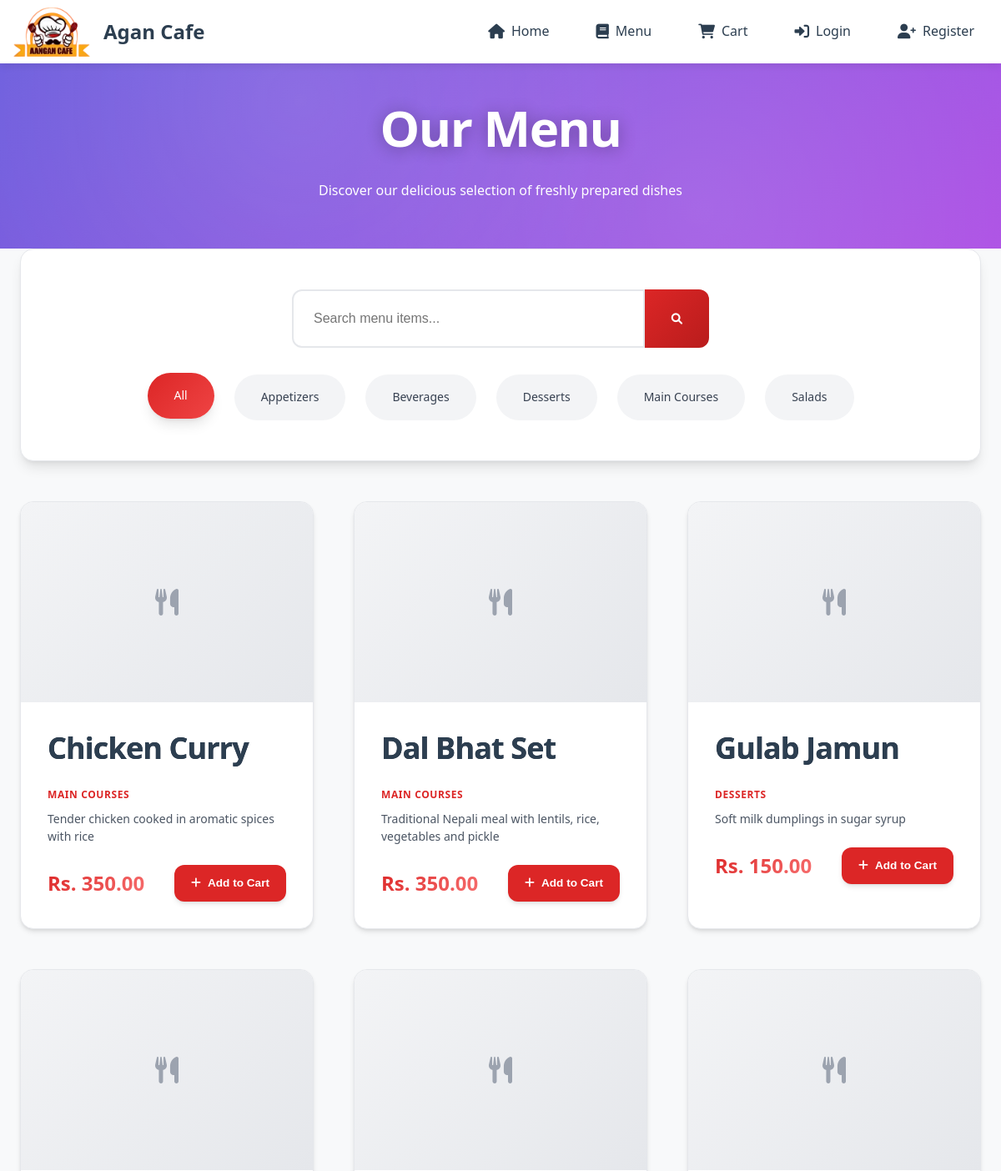
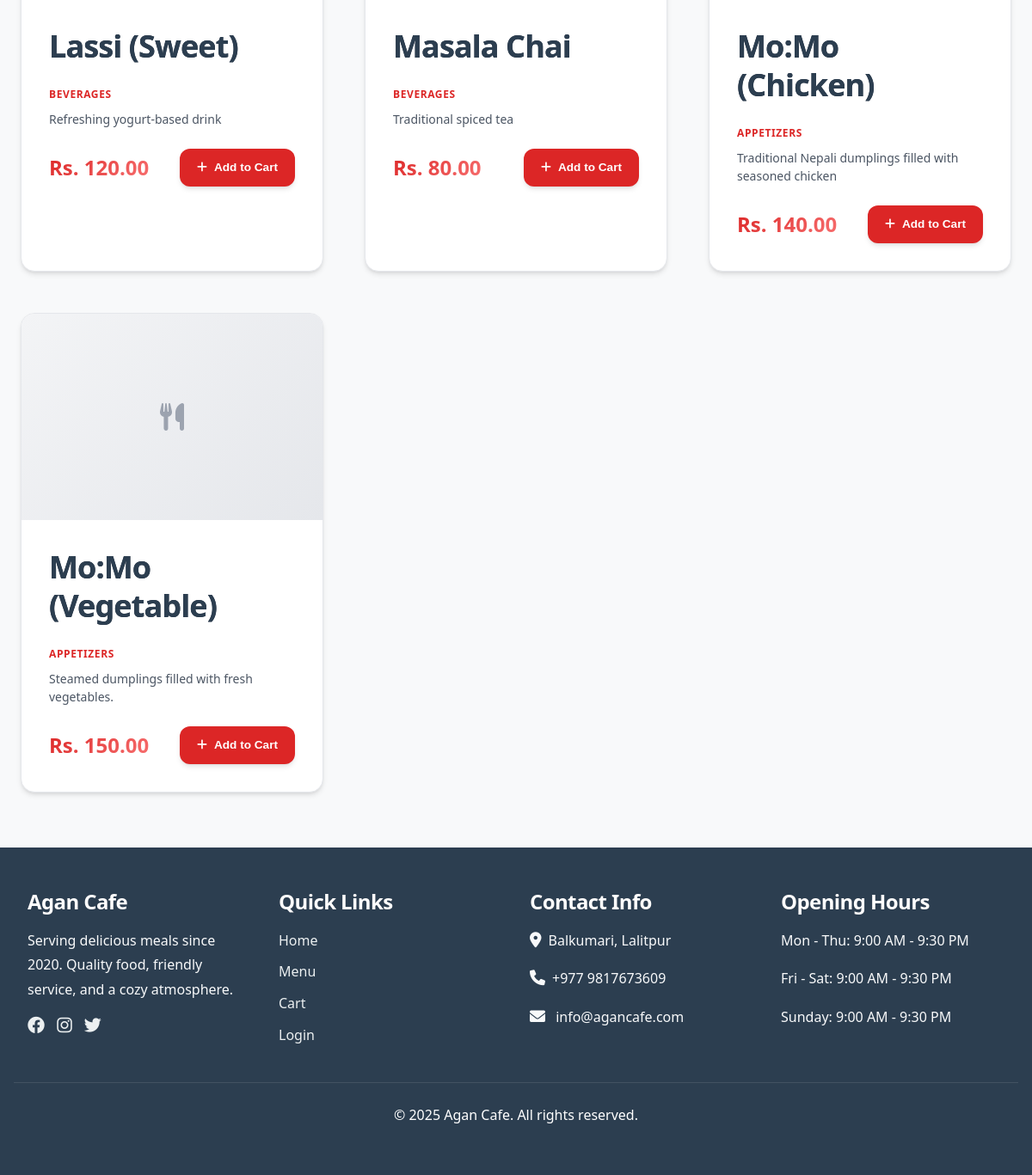
Page /menu.php on the committed database (2 pictures, top to bottom).
### tables this page shows
CREATE TABLE `categories` (
  `id` int(11) NOT NULL,
  `name` varchar(255) NOT NULL,
  `description` text DEFAULT NULL,
  `image` varchar(255) DEFAULT NULL,
  `created_at` timestamp NOT NULL DEFAULT current_timestamp(),
  `updated_at` timestamp NOT NULL DEFAULT current_timestamp() ON UPDATE current_timestamp()
);

CREATE TABLE `products` (
  `id` int(11) NOT NULL,
  `category_id` int(11) NOT NULL,
  `name` varchar(255) NOT NULL,
  `description` text DEFAULT NULL,
  `price` decimal(10,2) NOT NULL,
  `image` varchar(255) DEFAULT NULL,
  `created_at` timestamp NOT NULL DEFAULT current_timestamp(),
  `updated_at` timestamp NOT NULL DEFAULT current_timestamp() ON UPDATE current_timestamp()
);

### includes/functions.php (called while the page is built, shortened)
<?php
function h(?string $string): string {
    return $string !== null ? htmlspecialchars($string, ENT_QUOTES, 'UTF-8') : '';
}
function formatCurrency(float $amount): string {
    return 'Rs. ' . number_format($amount, 2);
}
function isLoggedIn(): bool {
    return isset($_SESSION['user_id']) && !empty($_SESSION['user_id']);
}
function getCategories(PDO $pdo): array {
    try {
        $stmt = $pdo->query("SELECT * FROM categories ORDER BY name ASC");
        return $stmt->fetchAll();
    } catch (PDOException $e) {
        error_log("Error fetching categories: " . $e->getMessage());
        return [];
    }
}
function getProductsByCategory(PDO $pdo, ?int $categoryId = null): array {
    try {
        if ($categoryId) {
            $stmt = $pdo->prepare("
                SELECT p.*, c.name as category_name
                FROM products p
                JOIN categories c ON p.category_id = c.id
                WHERE p.category_id = ?
                ORDER BY p.name ASC
            ");
            $stmt->execute([$categoryId]);
        } else {
            $stmt = $pdo->query("
                SELECT p.*, c.name as category_name
                FROM products p
                JOIN categories c ON p.category_id = c.id
                ORDER BY p.name ASC
            ");
        }
        return $stmt->fetchAll();
    } catch (PDOException $e) {
        error_log("Error fetching products: " . $e->getMessage());
        return [];
    }
}

### menu.php (the view, shortened to what this page needs)
<?php
require_once 'includes/header.php';
$categories = getCategories($pdo);
$selectedCategory = isset($_GET['category']) ? (int)$_GET['category'] : null;
$searchQuery = isset($_GET['search']) ? trim($_GET['search']) : '';
if ($searchQuery) {
    $products = searchProducts($pdo, $searchQuery);
} else {
    $products = getProductsByCategory($pdo, $selectedCategory);
}
?>
<div class="page-header">
    <div class="container">
        <h1>Our Menu</h1>
        <p>Discover our delicious selection of freshly prepared dishes</p>
    </div>
</div>
<section class="menu-section">
    <div class="container">
        <div class="menu-filters">
            <form method="GET" class="search-form">
                <input type="text" name="search" placeholder="Search menu items..." value="<?php echo h($searchQuery); ?>">
                <button type="submit"><i class="fas fa-search"></i></button>
            </form>
            <div class="category-filters">
                <a href="menu.php" class="filter-btn <?php echo !$selectedCategory ? 'active' : ''; ?>">All</a>
                <?php foreach ($categories as $category): ?>
                    <a href="menu.php?category=<?php echo $category['id']; ?>"
                       class="filter-btn <?php echo $selectedCategory == $category['id'] ? 'active' : ''; ?>">
                        <?php echo h($category['name']); ?>
                    </a>
                <?php endforeach; ?>
            </div>
        </div>
        <?php if (empty($products)): ?>
            <div class="no-products">
                <i class="fas fa-search"></i>
                <h3>No items found</h3>
                <p>Try adjusting your search or browse all categories.</p>
                <a href="menu.php" class="btn btn-primary">View All Items</a>
            </div>
        <?php else: ?>
            <div class="products-grid">
                <?php foreach ($products as $product): ?>
                    <div class="product-card">
                        <div class="product-image">
                            <?php if ($product['image']): ?>
                                <img src="uploads/<?php echo h($product['image']); ?>" alt="<?php echo h($product['name']); ?>">
                            <?php else: ?>
                                <div class="no-image">
                                    <i class="fas fa-utensils"></i>
                                </div>
                            <?php endif; ?>
                        </div>
                        <div class="product-info">
                            <h3><?php echo h($product['name']); ?></h3>
                            <p class="product-category"><?php echo h($product['category_name']); ?></p>
                            <p class="product-description"><?php echo h($product['description']); ?></p>
                            <div class="product-footer">
                                <span class="price"><?php echo formatCurrency($product['price']); ?></span>
                                <form method="POST" action="cart.php" class="add-to-cart-form" style="display: inline;">
                                    <button type="submit" class="btn btn-sm add-to-cart">
                                        <i class="fas fa-plus"></i> Add to Cart
                                    </button>
                                </form>
                            </div>
                        </div>
                    </div>
                <?php endforeach; ?>
            </div>
        <?php endif; ?>
    </div>
</section>
<?php require_once 'includes/footer.php'; ?>

### includes/header.php (shortened to what this page needs)
<?php
require_once __DIR__ . '/../config/database.php';
require_once __DIR__ . '/functions.php';
?>
<!DOCTYPE html>
<html lang="en">
<head>
    <link rel="stylesheet" href="css/styles.css">
    <link href="https://cdnjs.cloudflare.com/ajax/libs/font-awesome/6.0.0/css/all.min.css" rel="stylesheet">
</head>
<body>
    <nav class="navbar">
        <div class="nav-container">
            <a href="index.php" class="nav-brand">
                <img src="uploads/logo.png" alt="Agan Cafe Logo" style="height: 60px; width: auto;">
                Agan Cafe
            </a>
            <div class="nav-menu" id="nav-menu">
                <a href="index.php" class="nav-link">
                    <i class="fas fa-home"></i> Home
                </a>
                <a href="menu.php" class="nav-link">
                    <i class="fas fa-book"></i> Menu
                </a>
                <a href="cart.php" class="nav-link cart-link">
                    <i class="fas fa-shopping-cart"></i>
                    Cart
                </a>
                <?php if (isLoggedIn()): ?>
                    <a href="my-orders.php" class="nav-link">
                        <i class="fas fa-receipt"></i> My Orders
                    </a>
                    <div class="nav-dropdown">
                        <a href="#" class="nav-link dropdown-toggle">
                            <i class="fas fa-user"></i>
                            <?php echo h($_SESSION['user_name']); ?>
                            <i class="fas fa-chevron-down"></i>
                        </a>
                        <div class="dropdown-menu">
                            <a href="profile.php" class="dropdown-link">
                                <i class="fas fa-user-edit"></i> Profile
                            </a>
                            <a href="logout.php" class="dropdown-link">
                                <i class="fas fa-sign-out-alt"></i> Logout
                            </a>
                        </div>
                    </div>
                <?php else: ?>
                    <a href="login.php" class="nav-link">
                        <i class="fas fa-sign-in-alt"></i> Login
                    </a>
                    <a href="register.php" class="nav-link">
                        <i class="fas fa-user-plus"></i> Register
                    </a>
                <?php endif; ?>
            </div>
        </div>
    </nav>
</body>
</html>

### includes/footer.php (shortened to what this page needs)
    <footer class="footer">
        <div class="footer-container">
            <div class="footer-content">
                <div class="footer-section">
                    <h3>Agan Cafe</h3>
                    <p>Serving delicious meals since 2020. Quality food, friendly service, and a cozy atmosphere.</p>
                    <div class="social-links">
                        <a href="#"><i class="fab fa-facebook"></i></a>
                        <a href="#"><i class="fab fa-instagram"></i></a>
                        <a href="#"><i class="fab fa-twitter"></i></a>
                    </div>
                </div>
                <div class="footer-section">
                    <h3>Quick Links</h3>
                    <ul>
                        <li><a href="index.php">Home</a></li>
                        <li><a href="menu.php">Menu</a></li>
                        <li><a href="cart.php">Cart</a></li>
                        <li><a href="login.php">Login</a></li>
                    </ul>
                </div>
                <div class="footer-section">
                    <h3>Contact Info</h3>
                    <div class="contact-info">
                        <p><i class="fas fa-map-marker-alt"></i>Balkumari, Lalitpur</p>
                        <p><i class="fas fa-phone"></i>+977 9817673609</p>
                        <p><i class="fas fa-envelope"></i> info@agancafe.com</p>
                    </div>
                </div>
                <div class="footer-section">
                    <h3>Opening Hours</h3>
                    <div class="hours">
                        <p>Mon - Thu: 9:00 AM - 9:30 PM</p>
                        <p>Fri - Sat: 9:00 AM - 9:30 PM</p>
                        <p>Sunday: 9:00 AM - 9:30 PM</p>
                    </div>
                </div>
            </div>
            <div class="footer-bottom">
                <p style="color: #fff;">&copy; 2025 Agan Cafe. All rights reserved.</p>
            </div>
        </div>
    </footer>
</body>
</html>

### rows in the picture
categories: name "Appetizers"
categories: name "Beverages"
categories: name "Desserts"
categories: name "Main Courses"
categories: name "Salads"
products: name "Chicken Curry", category.name "MAIN COURSES", description "Tender chicken cooked in aromatic spices with rice", price "Rs. 350.00"
products: name "Dal Bhat Set", category.name "MAIN COURSES", description "Traditional Nepali meal with lentils, rice, vegetables and pickle", price "Rs. 350.00"
products: name "Gulab Jamun", category.name "DESSERTS", description "Soft milk dumplings in sugar syrup", price "Rs. 150.00"
products: name "Lassi (Sweet)", category.name "BEVERAGES", description "Refreshing yogurt-based drink", price "Rs. 120.00"
products: name "Masala Chai", category.name "BEVERAGES", description "Traditional spiced tea", price "Rs. 80.00"
products: name "Mo:Mo (Chicken)", category.name "APPETIZERS", description "Traditional Nepali dumplings filled with seasoned chicken", price "Rs. 140.00"
products: name "Mo:Mo (Vegetable)", category.name "APPETIZERS", description "Steamed dumplings filled with fresh vegetables.", price "Rs. 150.00"
